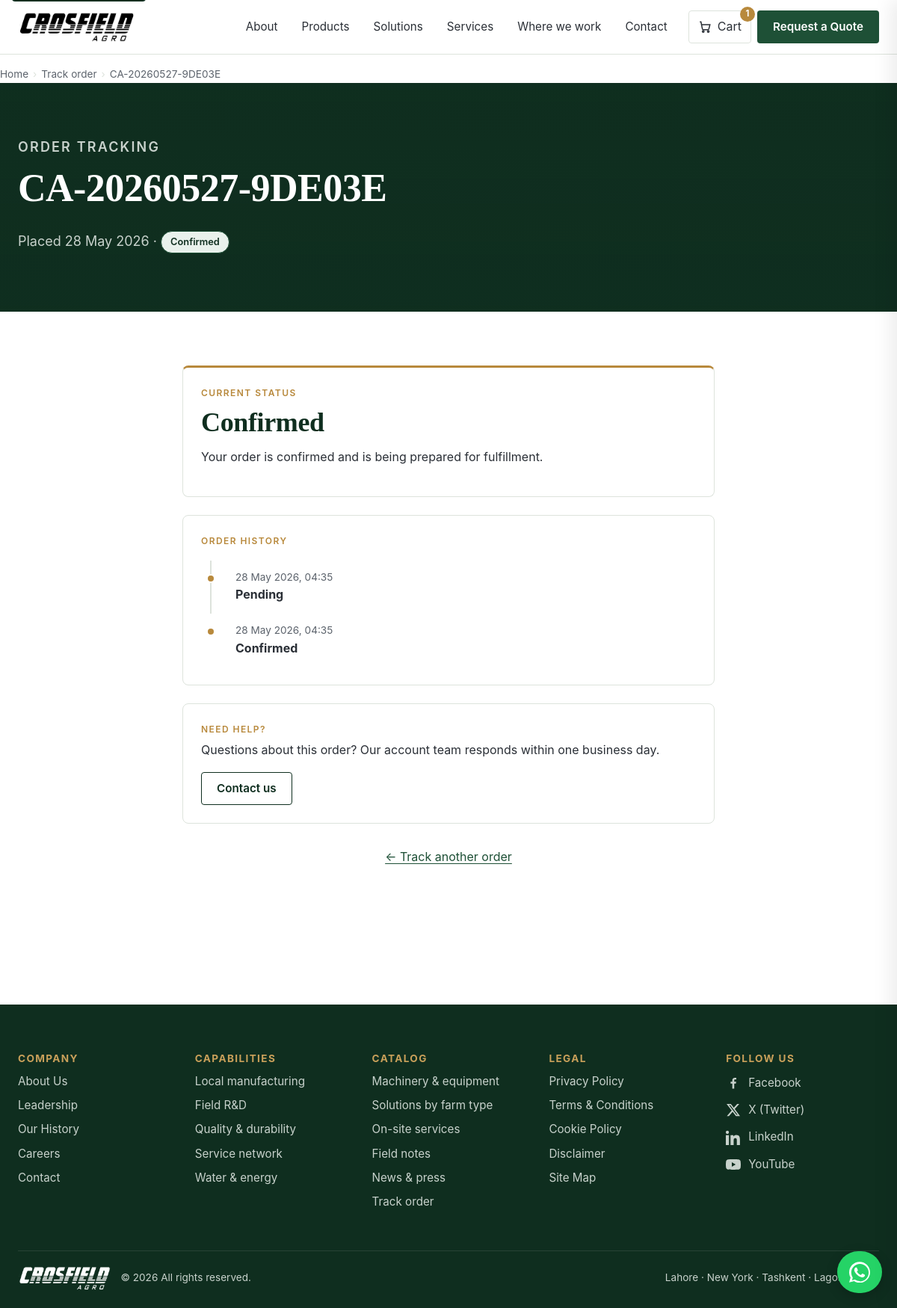
/orders/track/CA-20260527-9DE03E/ (signed in), run on the app's committed database.
### apps/orders/models.py (models this page shows, shortened)
class Order(models.Model):
    uuid = models.UUIDField(default=uuid.uuid4, unique=True, editable=False, db_index=True)
    number = models.CharField(max_length=32, unique=True, db_index=True)
    user = models.ForeignKey(
        settings.AUTH_USER_MODEL,
        null=True,
        blank=True,
        related_name="orders",
        on_delete=models.PROTECT,
    )
    email = models.EmailField(help_text=_("Snapshot — may differ from user.email"))
    shipping_address = models.JSONField()
    billing_address = models.JSONField()
    currency = models.CharField(max_length=3, default="PKR")
    subtotal = models.DecimalField(
        max_digits=14, decimal_places=2, validators=[MinValueValidator(Decimal("0"))]
    )
    shipping_total = models.DecimalField(max_digits=14, decimal_places=2, default=Decimal("0.00"))
    tax_total = models.DecimalField(max_digits=14, decimal_places=2, default=Decimal("0.00"))
    discount_total = models.DecimalField(max_digits=14, decimal_places=2, default=Decimal("0.00"))
    grand_total = models.DecimalField(
        max_digits=14, decimal_places=2, validators=[MinValueValidator(Decimal("0"))]
    )
    cached_status = models.CharField(
        max_length=24,
        choices=OrderEventType.choices,
        default=OrderEventType.PENDING,
        db_index=True,
    )
    created_at = models.DateTimeField(auto_now_add=True, db_index=True)
    class Meta:
        ordering = ["-created_at"]
        indexes = [
            models.Index(fields=["user", "-created_at"]),
            models.Index(fields=["cached_status", "-created_at"]),
        ]
    @property
    def current_status(self) -> str:
        latest = self.events.order_by("-created_at").first()
        return latest.event_type if latest else OrderEventType.PENDING

class OrderEvent(models.Model):
    order = models.ForeignKey(Order, related_name="events", on_delete=models.PROTECT)
    event_type = models.CharField(max_length=24, choices=OrderEventType.choices)
    created_at = models.DateTimeField(auto_now_add=True, db_index=True)
    actor = models.ForeignKey(
        settings.AUTH_USER_MODEL,
        null=True,
        blank=True,
        related_name="+",
        on_delete=models.SET_NULL,
    )
    metadata = models.JSONField(default=dict, blank=True)
    class Meta:
        ordering = ["created_at"]
        indexes = [models.Index(fields=["order", "-created_at"])]

### apps/orders/views.py (the view)
# urls.py: path("track/<str:order_number>/", views.OrderTrackDetailView.as_view(), name="track-detail"),
@method_decorator(ratelimit(key="ip", rate="60/m", method="GET", block=True), name="get")
class OrderTrackDetailView(View):
    template_name = "orders/order_track_detail.html"
    def get(self, request: HttpRequest, order_number: str) -> HttpResponse:
        order = get_order_by_number(number=order_number)
        if order is None:
            raise Http404("Order not found")
        events = list(order.events.all())
        shipped_event = next((e for e in events if e.event_type == OrderEventType.SHIPPED), None)
        tracking = (shipped_event.metadata or {}) if shipped_event else {}
        return render(
            request,
            self.template_name,
            {
                "order": order,
                "events": events,
                "tracking_number": tracking.get("tracking_number", ""),
                "carrier": tracking.get("carrier", ""),
            },
        )

### apps/cart/context_processors.py (called while the page is built)
def cart_summary(request) -> dict:
    try:
        cart = get_cart_for_request(request)
    except DatabaseError:
        logger.exception("cart_summary: DB error during cart lookup")
        return {"cart_summary": None}
    return {"cart_summary": get_cart_summary(cart)}

### apps/cart/selectors/cart_selectors.py (called while the page is built)
def get_cart_for_request(request: HttpRequest) -> Cart | None:
    qs = Cart.objects.prefetch_related("items__product", "items__variant")
    if request.user.is_authenticated:
        return qs.filter(user=request.user).first()
    if request.session.session_key:
        return qs.filter(session_key=request.session.session_key).first()
    return None

def cart_line_totals(items: Iterable[CartItem]) -> list[CartLine]:
    lines: list[CartLine] = []
    for item in items:
        unit_price = item.variant.unit_price if item.variant_id else item.product.unit_price
        lines.append(
            CartLine(
                item=item,
                unit_price=unit_price,
                line_total=unit_price * item.quantity,
            )
        )
    return lines

def get_cart_summary(cart: Cart | None) -> CartSummary | None:
    if cart is None:
        return None
    items = list(cart.items.all())
    lines = cart_line_totals(items)
    subtotal = sum((line.line_total for line in lines), Decimal("0.00"))
    currency = items[0].product.currency if items else "PKR"
    return CartSummary(
        cart=cart,
        lines=lines,
        subtotal=subtotal,
        currency=currency,
        item_count=sum(item.quantity for item in items),
    )

### apps/orders/selectors/order_selectors.py (called while the page is built)
def get_order_by_number(*, number: str) -> Order | None:
    return Order.objects.filter(number=number).prefetch_related("events").first()

### apps/products/models.py (called while the page is built)
    def get_absolute_url(self) -> str:
        return reverse("products:product-detail", kwargs={"slug": self.slug})

### apps/seo/context_processors.py (called while the page is built)
def seo_metadata(request) -> dict:
    try:
        meta = get_metadata_for_path(request.path)
        return {"seo_meta": meta}
    except Exception:
        return {"seo_meta": None}

### apps/seo/selectors/__init__.py (called while the page is built)
def _meta_key(path: str) -> str:
    return f"seo:meta:{path}"

def _redirect_key(path: str) -> str:
    return f"seo:redirect:{path}"

def get_metadata_for_path(path: str) -> PageMetadata | None:
    key = _meta_key(path)
    cached = cache.get(key, _MISS)
    if cached is not _MISS:
        return cached
    row = PageMetadata.objects.filter(path=path).first()
    cache.set(key, row, PAGE_META_TTL)
    return row

### apps/orders/templates/orders/order_track_detail.html (shortened to what this page needs)
{% extends "base.html" %}
{% block content %}
<nav class="breadcrumb container" aria-label="Breadcrumb">
  <ol>
    <li><a href="{% url 'core:home' %}">Home</a></li>
    <li><a href="{% url 'orders:track' %}">Track order</a></li>
    <li aria-current="page">{{ order.number }}</li>
  </ol>
</nav>
<section class="hero hero--compact">
  <div class="container">
    <p class="eyebrow">Order tracking</p>
    <h1>{{ order.number }}</h1>
    <p>
      Placed {{ order.created_at|date:"j F Y" }} ·
      <span class="status-pill status-pill--{{ order.current_status }}" style="vertical-align: middle;">
        {{ order.get_cached_status_display }}
      </span>
    </p>
  </div>
</section>
<section class="section">
  <div class="container" style="max-width: 760px;">
    <div class="card card--accent">
      <p class="eyebrow">Current status</p>
      <h2 style="margin: 8px 0 12px;">{{ order.get_cached_status_display }}</h2>
      <p>
        {% if order.current_status == "pending" %}
          We've received your order. Our team will contact you shortly to confirm details before processing.
        {% elif order.current_status == "confirmed" %}
          Your order is confirmed and is being prepared for fulfillment.
        {% elif order.current_status == "paid" %}
          Payment received. Your order will move to processing within one business day.
        {% elif order.current_status == "processing" %}
          Our warehouse is picking and packing your order.
        {% elif order.current_status == "shipped" %}
          Your order has left our facility and is en route.
          {% if tracking_number %}
            Tracking <code>{{ tracking_number }}</code>{% if carrier %} via {{ carrier }}{% endif %}.
          {% endif %}
        {% elif order.current_status == "delivered" %}
          Your order has been delivered. Thank you for your business.
        {% elif order.current_status == "completed" %}
          Order complete. We hope everything met expectations.
        {% elif order.current_status == "cancelled" %}
          This order has been cancelled. <a href="{% url 'contact:form' %}">Contact us</a> if you have any questions.
        {% elif order.current_status == "payment_failed" %}
          Payment could not be confirmed. <a href="{% url 'contact:form' %}">Contact us</a> to retry or use a different method.
        {% elif order.current_status == "refunded" %}
          This order has been refunded.
        {% else %}
          Status: {{ order.get_cached_status_display }}.
        {% endif %}
      </p>
    </div>
    <div class="card" style="margin-top: 24px;">
      <p class="eyebrow">Order history</p>
      <ol class="timeline" style="margin-top: 16px;">
        {% for ev in events %}
          <li>
            <time datetime="{{ ev.created_at|date:'c' }}">
              {{ ev.created_at|date:"j M Y, H:i" }}
            </time>
            <strong>{{ ev.get_event_type_display }}</strong>
          </li>
        {% empty %}
          <li><span class="help">No events yet.</span></li>
        {% endfor %}
      </ol>
    </div>
    <div class="card" style="margin-top: 24px;">
      <p class="eyebrow">Need help?</p>
      <p>Questions about this order? Our account team responds within one business day.</p>
      <a class="button button-secondary" href="{% url 'contact:form' %}">Contact us</a>
    </div>
    <p style="margin-top: 32px; text-align: center;">
      <a href="{% url 'orders:track' %}">← Track another order</a>
    </p>
  </div>
</section>
{% endblock %}

### static/core/css/site.css (style rules this page uses)
:root { --color-green-900: #0F2E1F; --color-green-800: #163E2A; --color-green-700: #1E5036; --color-green-600: #267045; --color-green-100: #E9F1EC; --color-gold-600: #B8893C; --color-gold-500: #C9A05A; --color-charcoal: #1B1F23; --color-ink: #2A2F36; --color-muted: #5C636C; --color-rule: #DDE3DC; --color-surface: #FBFAF7; --color-paper: #FFFFFF; --font-serif: "Source Serif 4", "Source Serif Pro", Georgia, "Times New Roman", serif; --font-sans: "Inter", system-ui, -apple-system, "Segoe UI", Roboto, "Helvetica Neue", Arial, sans-serif; --shadow-low: 0 1px 2px rgba(0,0,0,.05); --shadow-mid: 0 4px 16px rgba(0,0,0,.06); --radius-sm: 4px; --radius-md: 8px; --radius-lg: 12px; --container: 1240px; --gutter: 24px; }
*, *::before, *::after { box-sizing: border-box; }
html { -webkit-text-size-adjust: 100%; }
body { margin: 0; font-family: var(--font-sans); font-size: 16px; line-height: 1.6; color: var(--color-ink); background: var(--color-paper); -webkit-font-smoothing: antialiased; text-rendering: optimizeLegibility; }
a { color: var(--color-green-700); text-decoration: underline; text-underline-offset: 3px; text-decoration-thickness: 1px; }
h1, h2, h3, h4, h5 { font-family: var(--font-serif); color: var(--color-green-900); letter-spacing: -0.01em; line-height: 1.2; margin: 0 0 0.5em; }
h1 { font-size: clamp(2rem, 4vw + 1rem, 3.25rem); }
h2 { font-size: clamp(1.5rem, 2vw + 1rem, 2.25rem); }
p { margin: 0 0 1em; }
ul, ol { padding-left: 1.25em; }
.container { max-width: var(--container); margin: 0 auto; padding: 0 var(--gutter); }
.section { padding: clamp(48px, 6vw, 96px) 0; }
.eyebrow { font-size: 0.75rem; font-weight: 600; text-transform: uppercase; letter-spacing: 0.12em; color: var(--color-gold-600); margin: 0 0 0.5em; }
.button { display: inline-flex; align-items: center; justify-content: center; min-height: 44px; padding: 10px 20px; font-weight: 600; font-size: 0.95rem; text-decoration: none; border-radius: var(--radius-sm); border: 1px solid transparent; cursor: pointer; line-height: 1; transition: background-color 80ms ease, color 80ms ease, border-color 80ms ease; }
.button-secondary { background: transparent; color: var(--color-green-900); border-color: var(--color-green-900); }
.hero { background: linear-gradient(180deg, rgba(15,46,31,0.85), rgba(15,46,31,0.92)), var(--color-green-900); color: #E7EDE8; padding: clamp(72px, 10vw, 144px) 0 clamp(56px, 8vw, 112px); }
.hero h1 { color: #fff; max-width: 22ch; }
.hero p { color: #C8D2CC; max-width: 64ch; font-size: 1.125rem; }
.hero--compact { padding: clamp(56px, 6vw, 96px) 0 clamp(40px, 5vw, 72px); }
.breadcrumb { font-size: 0.85rem; color: var(--color-muted); padding: 16px 0 0; }
.breadcrumb ol { list-style: none; padding: 0; margin: 0; display: flex; flex-wrap: wrap; gap: 6px; }
.breadcrumb li::after { content: "›"; margin-left: 6px; color: var(--color-rule); }
.breadcrumb li:last-child::after { content: ""; }
.breadcrumb a { color: var(--color-muted); text-decoration: none; }
.card { background: var(--color-paper); border: 1px solid var(--color-rule); border-radius: var(--radius-md); padding: 24px; }
.card--accent { border-top: 3px solid var(--color-gold-600); }
.status-pill { display: inline-block; padding: 4px 12px; border-radius: 999px; font-size: 0.8rem; font-weight: 600; border: 1px solid; }
.status-pill--confirmed { color: var(--color-green-900); border-color: var(--color-green-700); background: var(--color-green-100); }
.timeline { list-style: none; padding: 0; margin: 0; }
.timeline li { position: relative; padding: 12px 0 12px 32px; border-left: 2px solid var(--color-rule); margin-left: 12px; }
.timeline li::before { content: ""; position: absolute; left: -7px; top: 18px; width: 12px; height: 12px; background: var(--color-gold-600); border-radius: 999px; border: 2px solid #fff; }
.timeline li:last-child { border-left-color: transparent; }
.timeline time { font-size: 0.85rem; color: var(--color-muted); display: block; }

### data on the page
Order: number "CA-20260527-9DE03E", created_at "28 May 2026", cached_status "Confirmed"
OrderEvent: created_at "28 May 2026, 04:35", event_type "Pending"
OrderEvent: created_at "28 May 2026, 04:35", event_type "Confirmed"

### other printed values
{{ cart_summary.item_count }} "1"
